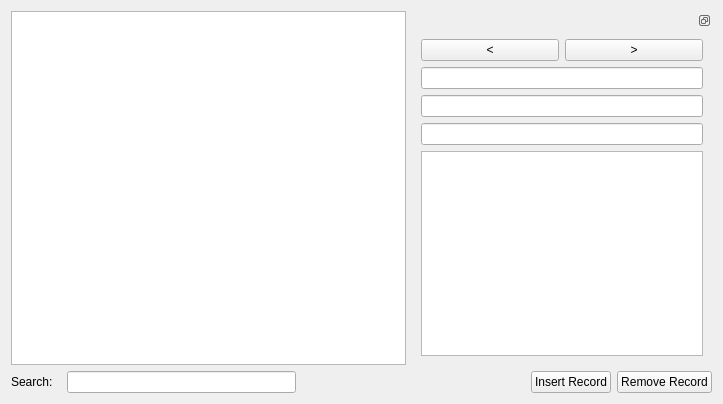
<?xml version="1.0" encoding="UTF-8"?>
<ui version="4.0">
 <class>Form</class>
 <widget class="QWidget" name="Form">
  <property name="geometry">
   <rect>
    <x>0</x>
    <y>0</y>
    <width>723</width>
    <height>404</height>
   </rect>
  </property>
  <property name="windowTitle">
   <string>Test Data Editor</string>
  </property>
  <layout class="QVBoxLayout" name="verticalLayout_2">
   <item>
    <layout class="QHBoxLayout" name="horizontalLayout">
     <item>
      <widget class="QTableView" name="uiView"/>
     </item>
     <item>
      <widget class="QDockWidget" name="dockWidget">
       <property name="maximumSize">
        <size>
         <width>300</width>
         <height>524287</height>
        </size>
       </property>
       <property name="floating">
        <bool>false</bool>
       </property>
       <property name="features">
        <set>QDockWidget::DockWidgetFloatable|QDockWidget::DockWidgetMovable</set>
       </property>
       <widget class="QWidget" name="dockWidgetContents_2">
        <layout class="QVBoxLayout" name="verticalLayout">
         <item>
          <layout class="QHBoxLayout" name="horizontalLayout_3">
           <item>
            <widget class="QPushButton" name="btnPrev">
             <property name="text">
              <string>&lt;</string>
             </property>
            </widget>
           </item>
           <item>
            <widget class="QPushButton" name="btnNext">
             <property name="text">
              <string>&gt;</string>
             </property>
            </widget>
           </item>
          </layout>
         </item>
         <item>
          <widget class="QLineEdit" name="uiDateTime"/>
         </item>
         <item>
          <widget class="QLineEdit" name="uiDirection"/>
         </item>
         <item>
          <widget class="QLineEdit" name="uiType"/>
         </item>
         <item>
          <widget class="QPlainTextEdit" name="uiPacket">
           <property name="lineWidth">
            <number>1</number>
           </property>
           <property name="midLineWidth">
            <number>0</number>
           </property>
           <property name="cursorWidth">
            <number>1</number>
           </property>
          </widget>
         </item>
        </layout>
       </widget>
      </widget>
     </item>
    </layout>
   </item>
   <item>
    <layout class="QHBoxLayout" name="horizontalLayout_2">
     <item>
      <widget class="QLabel" name="label">
       <property name="sizePolicy">
        <sizepolicy hsizetype="Fixed" vsizetype="Preferred">
         <horstretch>0</horstretch>
         <verstretch>0</verstretch>
        </sizepolicy>
       </property>
       <property name="minimumSize">
        <size>
         <width>50</width>
         <height>0</height>
        </size>
       </property>
       <property name="baseSize">
        <size>
         <width>0</width>
         <height>0</height>
        </size>
       </property>
       <property name="text">
        <string>Search:</string>
       </property>
      </widget>
     </item>
     <item>
      <widget class="QLineEdit" name="lineEdit"/>
     </item>
     <item>
      <spacer name="horizontalSpacer">
       <property name="orientation">
        <enum>Qt::Horizontal</enum>
       </property>
       <property name="sizeHint" stdset="0">
        <size>
         <width>40</width>
         <height>20</height>
        </size>
       </property>
      </spacer>
     </item>
     <item>
      <widget class="QPushButton" name="btnInsert">
       <property name="text">
        <string>Insert Record</string>
       </property>
      </widget>
     </item>
     <item>
      <widget class="QPushButton" name="btnRemove">
       <property name="text">
        <string>Remove Record</string>
       </property>
      </widget>
     </item>
    </layout>
   </item>
  </layout>
 </widget>
 <resources/>
 <connections/>
</ui>
